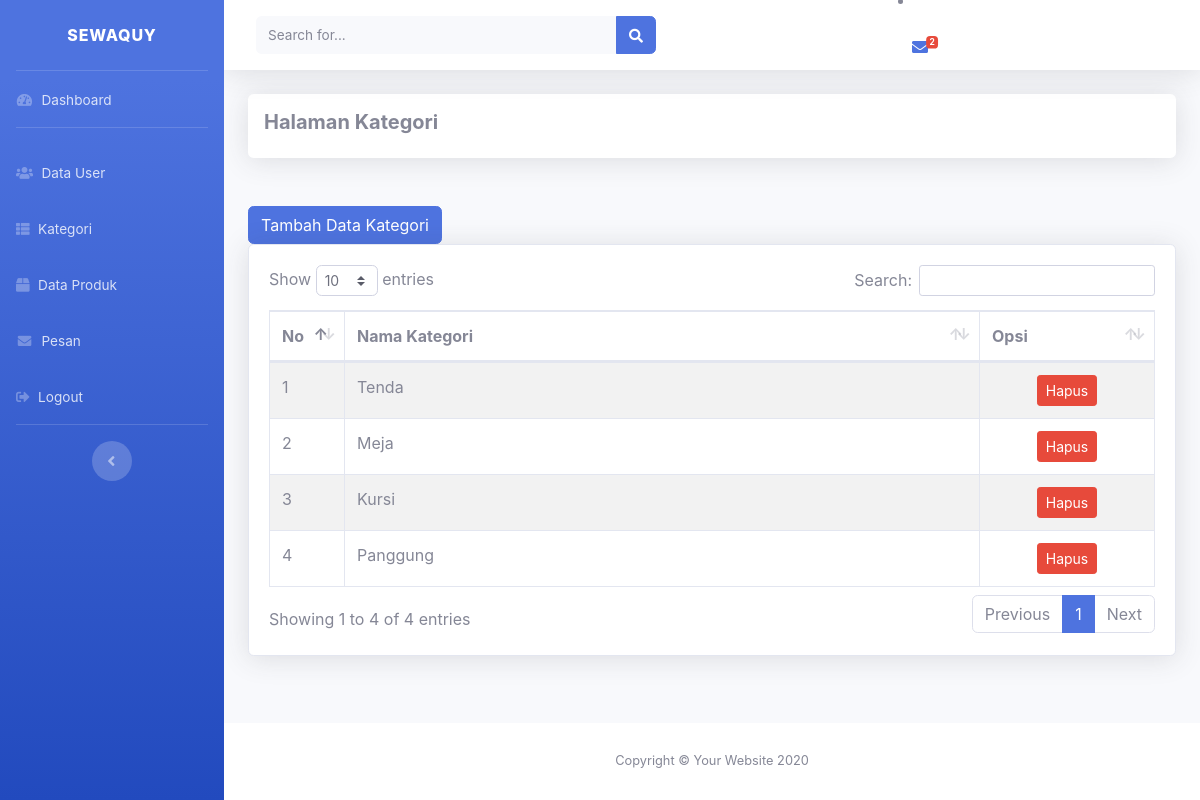
Screenshot of /admin/index.php?halaman=kategori with the database file from the repository.
### tables this page shows
CREATE TABLE `data_kategori` (
  `id_kategori` int(11) NOT NULL,
  `nama_kategori` varchar(255) NOT NULL
);

### admin/index.php (the view, shortened to what this page needs)
<?php
include '../koneksi/koneksi.php';
$item_pesan =0;
$ambil = $conn->query("SELECT * FROM pesan");
while ($pesan = $ambil->fetch_assoc())
{
    $item_pesan++;
}
?>
<!DOCTYPE html>
<html lang="en">
<head>
    <link href="../assets/vendor/fontawesome-free/css/all.min.css" rel="stylesheet" type="text/css">
    <link href="../assets/css/sb-admin-2.min.css" rel="stylesheet">
    <link href="../assets/vendor/datatables/dataTables.bootstrap4.min.css" rel="stylesheet">
</head>
<body id="page-top">
    <div id="wrapper">
        <ul class="navbar-nav bg-gradient-primary sidebar sidebar-dark accordion" id="accordionSidebar">
            <a class="sidebar-brand d-flex align-items-center justify-content-center" href="index.php">
                <div class="sidebar-brand-text mx-3">SEWAQUY</div>
            </a>
            <hr class="sidebar-divider my-0">
            <li class="nav-item">
                <a class="nav-link" href="index.php">
                    <i class="fas fa-fw fa-tachometer-alt"></i>
                    <span>Dashboard</span></a>
            </li>
            <hr class="sidebar-divider">
            <li class="nav-item">
                <a class="nav-link" href="index.php?halaman=data_user">
                    <i class="fas fa-users me-2"></i>
                    <span>Data User</span></a>
            </li>
            <li class="nav-item">
                <a class="nav-link" href="index.php?halaman=kategori">
                    <i class="fas fa-th-list"></i>
                    <span>Kategori</span></a>
            </li>
            <li class="nav-item">
                <a class="nav-link" href="index.php?halaman=data_produk">
                    <i class="fas fa-box"></i>
                    <span>Data Produk</span></a>
            </li>
            <li class="nav-item">
                <a class="nav-link" href="index.php?halaman=pesan">
                    <i class="fas fa-envelope fa-fw"></i>
                    <span>Pesan</span></a>
            </li>
            <li class="nav-item">
                <a class="nav-link" href="index.php?halaman=logout">
                    <i class="fas fa-sign-out-alt me-2"></i>
                    <span>Logout</span></a>
            </li>
            <hr class="sidebar-divider d-none d-md-block">
            <div class="text-center d-none d-md-inline">
                <button class="rounded-circle border-0" id="sidebarToggle"></button>
            </div>
        </ul>
        <div id="content-wrapper" class="d-flex flex-column">
            <div id="content">
                <nav class="navbar navbar-expand navbar-light bg-white topbar mb-4 static-top shadow">
                    <form
                        class="d-none d-sm-inline-block form-inline mr-auto ml-md-3 my-2 my-md-0 mw-100 navbar-search">
                        <div class="input-group">
                            <input type="text" class="form-control bg-light border-0 small" placeholder="Search for..."
                                aria-label="Search" aria-describedby="basic-addon2">
                            <div class="input-group-append">
                                <button class="btn btn-primary" type="button">
                                    <i class="fas fa-search fa-sm"></i>
                                </button>
                            </div>
                        </div>
                    </form>
                    <li class="nav-item dropdown no-arrow mx-1">
                            <a class="nav-link dropdown-toggle" href="#" id="messagesDropdown" role="button"
                                data-toggle="dropdown" aria-haspopup="true" aria-expanded="false">
                                <i class="fas fa-envelope fa-fw"></i>
                                <span class="badge badge-danger badge-counter">
                                    <?php echo $item_pesan; ?>
                                </span>
                            </a>
                        </li>
                </nav>
                <div class="container-fluid">
                    <?php
                    if(isset($_GET['halaman']))
                    {
                        if($_GET['halaman']=="data_user")
                        {
                            include 'data_user.php';
                        }
                        elseif($_GET['halaman']=="hapus_data_user")
                        {
                            include '../hapus/hapus_data_user.php';
                        }
                        elseif($_GET['halaman']=="kategori")
                        {
                            include 'kategori.php';
                        }
                        elseif($_GET['halaman']=="tambah_data_kategori")
                        {
                            include '../tambah/tambah_data_kategori.php';
                        }
                        elseif($_GET['halaman']=="hapus_kategori")
                        {
                            include '../hapus/hapus_kategori.php';
                        }
                        elseif($_GET['halaman']=="data_produk")
                        {
                            include 'data_produk.php';
                        }
                        elseif($_GET['halaman']=="tambah_data_produk")
                        {
                            include '../tambah/tambah_data_produk.php';
                        }
                        elseif($_GET['halaman'] == "edit_produk")
                        {
                            include  '../tambah/edit_produk.php';
                        }
                        elseif($_GET['halaman'] == "hapus_produk")
                        {
                            include  '../hapus/hapus_produk.php';
                        }
                        elseif($_GET['halaman']=="pesan")
                        {
                            include 'pesan.php';
                        }
                        elseif($_GET['halaman']=="hapus_pesan")
                        {
                            include '../hapus/hapus_pesan.php';
                        }
                        elseif($_GET['halaman']=="logout")
                        {
                            include 'logout.php';
                        }
                    }
                    else
                    {
                        include 'dashboard.php';
                    }
                    ?>
                </div>
            </div>
            <footer class="sticky-footer bg-white">
                <div class="container my-auto">
                    <div class="copyright text-center my-auto">
                        <span>Copyright &copy; Your Website 2020</span>
                    </div>
                </div>
            </footer>
        </div>
    </div>
</body>
</html>

### admin/kategori.php
<div class="shadow p-3 mb-5 bg-white rounded">
    <h5><b>Halaman Kategori</b></h5>
</div>
<?php
$kategori = array();
$ambil = $conn->query("SELECT * FROM data_kategori");
while ($pecah = $ambil->fetch_assoc())
{
    $kategori[] = $pecah;
}
?>
<a href="index.php?halaman=tambah_data_kategori" class="btn btn-primary">Tambah Data Kategori</a>
<div class="card shadow bg-white">
    <div class="card-body">
        <table class="table table-bordered table-hover table-striped" id="tables">
            <thead>
                <tr>
                    <th>No</th>
                    <th>Nama Kategori</th>
                    <th>Opsi</th>
                </tr>
            </thead>
            <tbody>
                <?php foreach ($kategori as $key => $value): ?>
                <tr>
                    <td width="50"><?php echo $key+1; ?></td>
                    <td><?php echo $value['nama_kategori']; ?></td>
                    <td class="text-center" width="150">
                        <a href="index.php?halaman=hapus_kategori&id=<?php echo $value['id_kategori']; ?>" class="btn btn-sm btn-danger">Hapus</a>
                    </td>
                </tr>
                <?php endforeach; ?>
            </tbody>
        </table>
    </div>
</div>

### rows the page displays
data_kategori: nama_kategori "Tenda"
data_kategori: nama_kategori "Meja"
data_kategori: nama_kategori "Kursi"
data_kategori: nama_kategori "Panggung"

### other values shown
$item_pesan "2"
